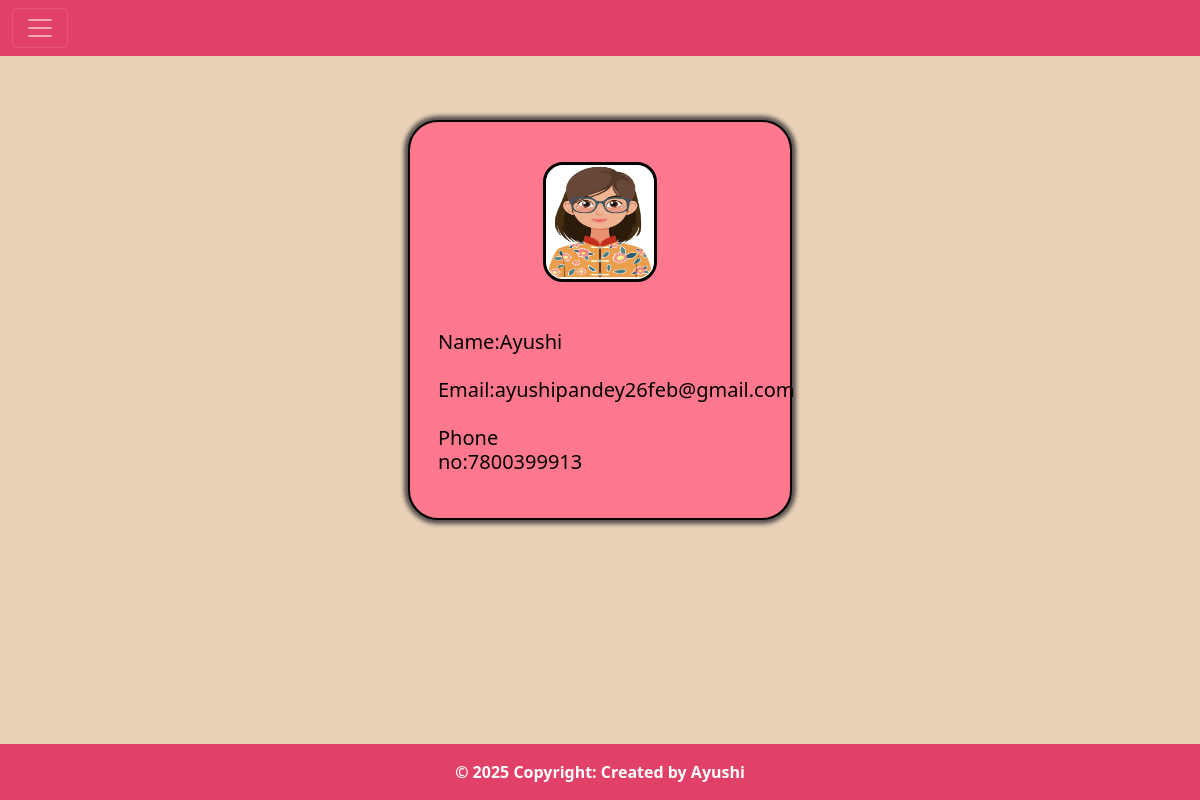
/user_home/ (signed in), run on the app's committed database.
### ngo_app/models.py (models this page shows)
class User(models.Model):
    name=models.CharField(max_length=50,null=False)     #num=False is default in Django#
    email=models.EmailField(max_length=50,null=False,primary_key=True)
    password=models.CharField(max_length=50,null=False)
    phone=models.CharField(max_length=13,null=False)
    profile_pic=models.FileField(upload_to="user_pic/",default="")
    date=models.DateField(default=timezone.now)

### ngo_app/user_views.py (the view)
# urls.py: path("user_home/",user_views.user_home,name="user_home"),
def user_home(request):
   if request.method=="GET":
     user_email=request.session["web_key"]
     User_Obj=User.objects.get(email=user_email)    # since it will return a single object therefore using GET.
     user_dict={
        "user_key": User_Obj
     }
     return render(request,"ngo_app/user/user_home.html",user_dict)

### ngo_app/templates/ngo_app/user/user_home.html (shortened to what this page needs)
<!DOCTYPE html>
{% load static %}
<html lang="en">
<head>
    {% include 'ngo_app/common/common_css.html' %}
</head>
<body style="background-color:#e9d2b7;">
    {% include 'ngo_app/user/user_header.html' %}
    <div class="main-div">
         <div class="flex-container">
            <div class="image-div">
                <img src="/media/{{user_key.profile_pic}}" alt="">
            </div>
            <div class="profile-div">
               <h5>Name:{{user_key.name}}</h5>
               <h5>Email:{{user_key.email}}</h5>
               <h5>Phone no:{{user_key.phone}}</h5>
            </div>
         </div>
    </div>
    {% include 'ngo_app/common/footer.html' %}
</body>
</html>

### ngo_app/static/ngo_app/css/style.css (style rules this page uses)
body,html { min-height:100vh; display:flex; flex-direction:column; }
.main-div { flex:1; }
* { box-sizing:border-box; }

### ngo_app/templates/ngo_app/user/user_home.html (style rules this page uses)
.flex-container { width:32%; height:400px; background-color:rgb(255, 120, 141); flex-direction: column; margin:auto; margin-top: 120px; border-radius:30px; border:2px solid black; box-shadow: 0 0 4px 4px rgb(85, 78, 78); margin-bottom:40px; }
.image-div { width:30%; height:120px; background-color:white; border: 3px solid black; border-radius: 20px; margin:auto; margin-bottom: 40px; margin-top:40px; }
.image-div img { width:100%; height:100%; border-radius:20px; }
.profile-div { width:50%; height:200px; margin:auto; margin-left:20px; }
h5 { color:black; padding-right:10px; padding: 8px; margin-top: 10px; }

### data on the page
User: profile_pic (picture), name "Ayushi", email "ayushipandey26feb@gmail.com", phone "7800399913"
